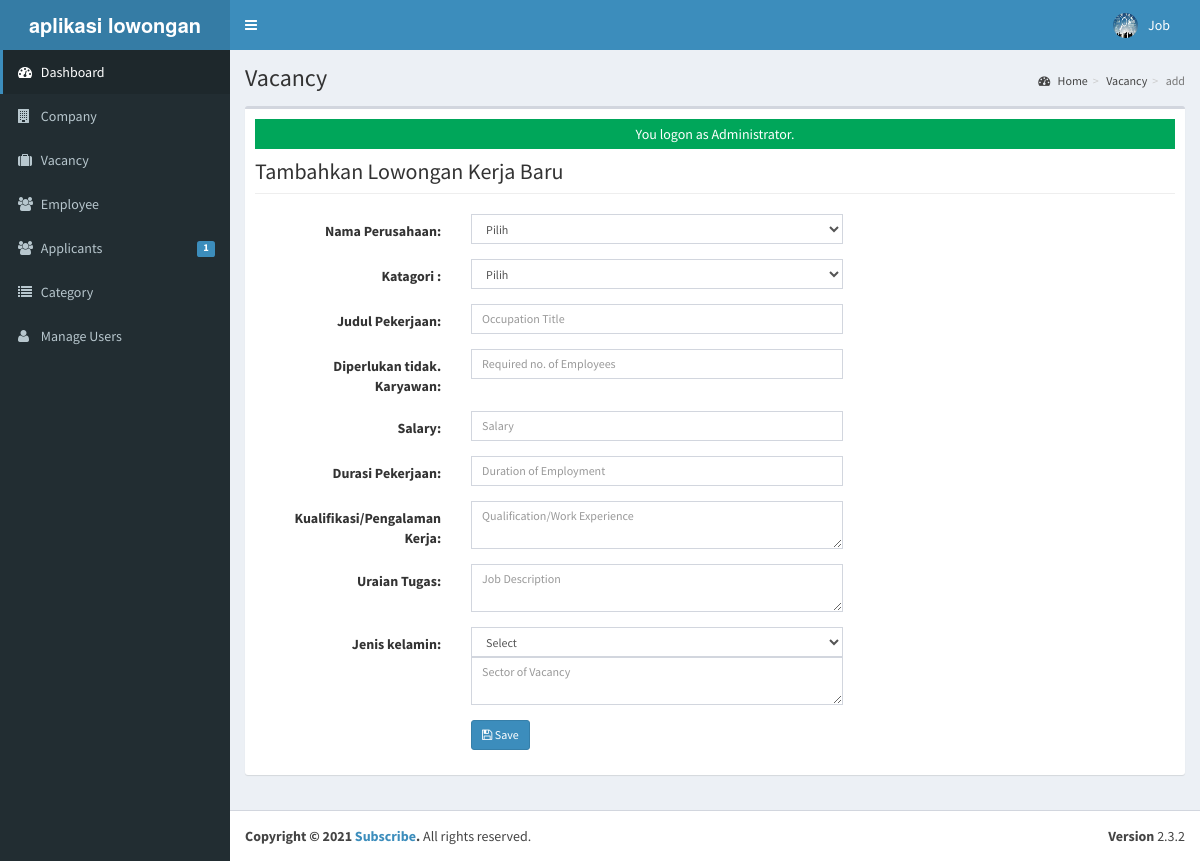
/admin/vacancy/index.php?view=add (signed in), run on the app's committed database.
### tables this page shows
CREATE TABLE `tblusers` (
  `USERID` varchar(30) NOT NULL,
  `FULLNAME` varchar(40) NOT NULL,
  `USERNAME` varchar(90) NOT NULL,
  `PASS` varchar(90) NOT NULL,
  `ROLE` varchar(30) NOT NULL,
  `PICLOCATION` varchar(255) NOT NULL
);

### admin/vacancy/index.php (called while the page is built, shortened)
<?php
require_once("../../include/initialize.php");
$title="Vacancy";
require_once ("../theme/templates.php");
?>

### include/database.php (called while the page is built, shortened)
<?php
class Database {
	var $sql_string = '';
	private $conn;
	public function open_connection() {
		$this->conn = mysqli_connect(server,user,pass);
		if(!$this->conn){
			echo "Problem in database connection! Contact administrator!";
			exit();
		}else{
			$db_select = mysqli_select_db($this->conn,database_name);
		}
	}
	function setQuery($sql='') {
		$this->sql_string=$sql;
	}
	function executeQuery() {
		$result = mysqli_query($this->conn,$this->sql_string);
		return $result;
	}
	private function confirm_query($result) {
		return $result;
	}
	function loadSingleResult() {
		$cur = $this->executeQuery();
		while ($row = mysqli_fetch_object($cur)) {
		return $data = $row;
		}
	}
}
$mydb = new Database();
?>

### include/accounts.php (called while the page is built, shortened)
<?php
require_once(LIB_PATH.DS.'database.php');
class User {
	protected static  $tblname = "tblusers";
	function single_user($id=""){
			global $mydb;
			$mydb->setQuery("SELECT * FROM ".self::$tblname."
				Where USERID= '{$id}' LIMIT 1");
			$cur = $mydb->loadSingleResult();
			return $cur;
	}
}
?>

### include/function.php (called while the page is built, shortened)
<?php
function currentpage(){
		$this_page = $_SERVER['SCRIPT_NAME'];
	    $bits = explode('/',$this_page);
		 return $bits[3];
	}
		?>

### admin/vacancy/add.php (the view, shortened to what this page needs)
<form class="form-horizontal span6" action="controller.php?action=add" method="POST">
               <div class="row">
                  <div class="col-lg-12">
                     <h1 class="page-header">Tambahkan Lowongan Kerja Baru</h1>
                   </div>
                </div>
                <div class="form-group">
                   <div class="col-md-8">
                     <label class="col-md-4 control-label" for=
                     "COMPANYNAME">Nama Perusahaan:</label>
                     <div class="col-md-8">
                       <select class="form-control input-sm" id="COMPANYID" name="COMPANYID">
                         <option value="None">Pilih</option>
                       </select>
                     </div>
                   </div>
                 </div>
                    <div class="form-group">
                   <div class="col-md-8">
                     <label class="col-md-4 control-label" for=
                     "CATEGORY">Katagori :</label>
                     <div class="col-md-8">
                       <select class="form-control input-sm" id="CATEGORY" name="CATEGORY">
                         <option value="None">Pilih</option>
                       </select>
                     </div>
                   </div>
                 </div>
                 <div class="form-group">
                   <div class="col-md-8">
                     <label class="col-md-4 control-label" for=
                     "OCCUPATIONTITLE">Judul Pekerjaan:</label>
                     <div class="col-md-8">
                        <input class="form-control input-sm" id="OCCUPATIONTITLE" name="OCCUPATIONTITLE" placeholder="Occupation Title"   autocomplete="none"/>
                     </div>
                   </div>
                 </div>
                   <div class="form-group">
                   <div class="col-md-8">
                     <label class="col-md-4 control-label" for=
                     "REQ_NO_EMPLOYEES">Diperlukan tidak. Karyawan:</label>
                     <div class="col-md-8">
                        <input class="form-control input-sm" id="REQ_NO_EMPLOYEES" name="REQ_NO_EMPLOYEES" placeholder="Required no. of Employees"   autocomplete="none"/>
                     </div>
                   </div>
                 </div>
                 <div class="form-group">
                   <div class="col-md-8">
                     <label class="col-md-4 control-label" for=
                     "SALARIES">Salary:</label>
                     <div class="col-md-8">
                        <input class="form-control input-sm" id="SALARIES" name="SALARIES" placeholder="Salary"   autocomplete="none"/>
                     </div>
                   </div>
                 </div>
                 <div class="form-group">
                   <div class="col-md-8">
                     <label class="col-md-4 control-label" for=
                     "DURATION_EMPLOYEMENT">Durasi Pekerjaan:</label>
                     <div class="col-md-8">
                        <input class="form-control input-sm" id="DURATION_EMPLOYEMENT" name="DURATION_EMPLOYEMENT" placeholder="Duration of Employment"   autocomplete="none"/>
                     </div>
                   </div>
                 </div>
                 <div class="form-group">
                   <div class="col-md-8">
                     <label class="col-md-4 control-label" for=
                     "QUALIFICATION_WORKEXPERIENCE">Kualifikasi/Pengalaman Kerja:</label>
                     <div class="col-md-8">
                       <textarea class="form-control input-sm" id="QUALIFICATION_WORKEXPERIENCE" name="QUALIFICATION_WORKEXPERIENCE" placeholder="Qualification/Work Experience"   autocomplete="none"></textarea>
                     </div>
                   </div>
                 </div>
                 <div class="form-group">
                   <div class="col-md-8">
                     <label class="col-md-4 control-label" for=
                     "JOBDESCRIPTION">Uraian Tugas:</label>
                     <div class="col-md-8">
                       <textarea class="form-control input-sm" id="JOBDESCRIPTION" name="JOBDESCRIPTION" placeholder="Job Description"   autocomplete="none"></textarea>
                     </div>
                   </div>
                 </div>
                <div class="form-group">
                   <div class="col-md-8">
                     <label class="col-md-4 control-label" for=
                     "PREFEREDSEX">Jenis kelamin:</label>
                     <div class="col-md-8">
                         <select class="form-control input-sm" id="PREFEREDSEX" name="PREFEREDSEX">
                         <option value="None">Select</option>
                     </div>
                   </div>
                 </div>
                 <div class="form-group">
                   <div class="col-md-8">
                     <div class="col-md-8">
                       <textarea class="form-control input-sm" id="SECTOR_VACANCY" name="SECTOR_VACANCY" placeholder="Sector of Vacancy"   autocomplete="none"></textarea>
                     </div>
                   </div>
                 </div>
                 <div class="form-group">
                   <div class="col-md-8">
                     <label class="col-md-4 control-label" for=
                     "idno"></label>
                     <div class="col-md-8">
                        <button class="btn btn-primary btn-sm" name="save" type="submit" ><span class="fa fa-save fw-fa"></span> Save</button>
                    </div>
                   </div>
                 </div>
       </form>

### admin/theme/templates.php (shortened to what this page needs)
<!DOCTYPE html>
<html>
    <head>
        <link rel="stylesheet" href="<?php echo web_root;?>bootstrap/css/bootstrap.min.css">
        <link rel="stylesheet" href="<?php echo web_root;?>plugins/font-awesome/css/font-awesome.min.css">
        <link rel="stylesheet" href="<?php echo web_root;?>dist/css/AdminLTE.min.css">
        <link rel="stylesheet" href="<?php echo web_root;?>dist/css/skins/_all-skins.min.css">
        <link rel="stylesheet" href="<?php echo web_root;?>plugins/iCheck/flat/blue.css">
        <link rel="stylesheet" href="<?php echo web_root;?>plugins/morris/morris.css">
        <link rel="stylesheet" href="<?php echo web_root;?>plugins/jvectormap/jquery-jvectormap-1.2.2.css">
        <link href="<?php echo web_root; ?>plugins/datepicker/bootstrap-datetimepicker.min.css" rel="stylesheet" media="screen">
        <link rel="stylesheet" href="<?php echo web_root;?>plugins/dataTables/jquery.dataTables.min.css">
        <link rel="stylesheet" href="<?php echo web_root;?>plugins/bootstrap-wysihtml5/bootstrap3-wysihtml5.min.css">
    </head>
 <body class="hold-transition skin-blue fixed sidebar-mini">
<div class="wrapper">
  <header class="main-header">
    <a href="<?php echo web_root;?>/admin/" class="logo">
      <span class="logo-lg"><b>aplikasi lowongan pekerjaan</b></span>
    </a>
    <nav class="navbar navbar-static-top" role="navigation">
      <a href="#" class="sidebar-toggle" data-toggle="offcanvas" role="button">
      </a>
      <div class="navbar-custom-menu">
        <ul class="nav navbar-nav">
          <?php
              $user = New User();
              $singleuser = $user->single_user($_SESSION['ADMIN_USERID']);
          ?>
          <li class="dropdown user user-menu" style="padding-right: 15px;"  >
            <a href="#" class="dropdown-toggle" data-toggle="dropdown">
              <img src="<?php echo web_root.'admin/user/'. $singleuser->PICLOCATION;?>" class="user-image" alt="User Image">
              <span class="hidden-xs"><?php echo $singleuser->FULLNAME; ?></span>
            </a>
          </li>
        </ul>
      </div>
    </nav>
  </header>
  <aside class="main-sidebar">
    <section class="sidebar">
      <ul class="sidebar-menu">
        <li  class="<?php echo (currentpage() == 'index.php') ? "active" : false;?>" >
          <a href="<?php echo web_root ;?>admin/">
            <i class="fa fa-dashboard"></i> <span>Dashboard</span>
          </a>
        </li>
        <li class="<?php echo (currentpage() == 'company') ? "active" : false;?>" >
          <a href="<?php echo web_root ;?>admin/company/">
            <i class="fa fa-building"></i> <span>Company</span>
          </a>
        </li>
        <li class="<?php echo (currentpage() == 'vacancy') ? "active" : false;?>" >
          <a href="<?php echo web_root ;?>admin/vacancy/">
            <i class="fa fa-suitcase"></i> <span>Vacancy</span>
          </a>
        </li>
        <li class="<?php echo (currentpage() == 'employee') ? "active" : false;?>" >
          <a href="<?php echo web_root ;?>admin/employee/">
            <i class="fa fa-users"></i> <span>Employee</span>
          </a>
        </li>
        <li class="<?php echo (currentpage() == 'applicants') ? "active" : false;?>" >
          <a href="<?php echo web_root ;?>admin/applicants/">
            <i class="fa fa-users"></i> <span>Applicants</span>
            <span class="label label-primary pull-right">
              <?php
                $sql = "SELECT count(*) as 'APPL' FROM `tbljobregistration` WHERE `PENDINGAPPLICATION`=1";
                $mydb->setQuery($sql);
                $pending = $mydb->loadSingleResult();
                echo $pending->APPL;
              ?>
            </span>
          </a>
        </li>
        <li class="<?php echo (currentpage() == 'category') ? "active" : false;?>" >
          <a href="<?php echo web_root ;?>admin/category/">
            <i class="fa fa-list"></i> <span>Category</span>
          </a>
        </li>
         <li class="<?php echo (currentpage() == 'user') ? "active" : false;?>">
          <a href="<?php echo web_root; ?>admin/user/">
            <i class="fa fa-user"></i> <span>Manage Users</span> </a>
        </li>
      </ul>
    </section>
  </aside>
  <div class="content-wrapper">
  <section class="content-header">
      <h1>
        <?php echo isset($title) ? $title : ''; ?>
      </h1>
      <ol class="breadcrumb">
        <?php
          if ($title!='Home') {
            $active_title = '';
            if (isset($_GET['view'])) {
              $active_title = '<li class='.$active_title.'><a href="index.php">'.$title.'</a></li>';
            }else{
              $active_title = '<li class='.$active_title.'>'.$title.'</li>';
            }
            echo '<li><a href='.web_root.'admin/><i class="fa fa-dashboard"></i> Home</a></li>';
            echo  $active_title;
            echo  isset($_GET['view']) ? '<li class="active">'.$_GET['view'].'</li>' : '';
          }
        ?>
      </ol>
    </section>
         <section class="content">
          <div class="row">
            <div class="col-xs-12">
              <div class="box">
                <div class="box-body">
              <?php
               require_once $content;
               ?>
             </div>
             </div>
           </div>
         </div>
         </section>
 </div>
  <footer class="main-footer">
    <div class="pull-right hidden-xs">
      <b>Version</b> 2.3.2
    </div>
    <strong>Copyright &copy; 2021 <a href="#">Subscribe</a>.</strong> All rights
    reserved.
  </footer>
    </body>
</html>

### data on the page
tblusers: PICLOCATION (picture), FULLNAME "Job"

### other printed values
$pending->APPL "1"
$title "Vacancy"
$_GET['view'] "add"
$_SESSION['message'] "You logon as Administrator."
